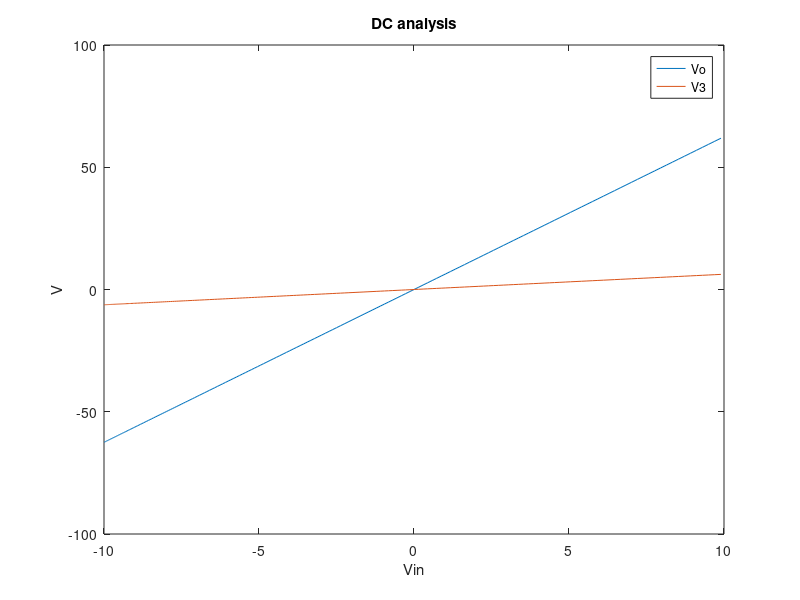
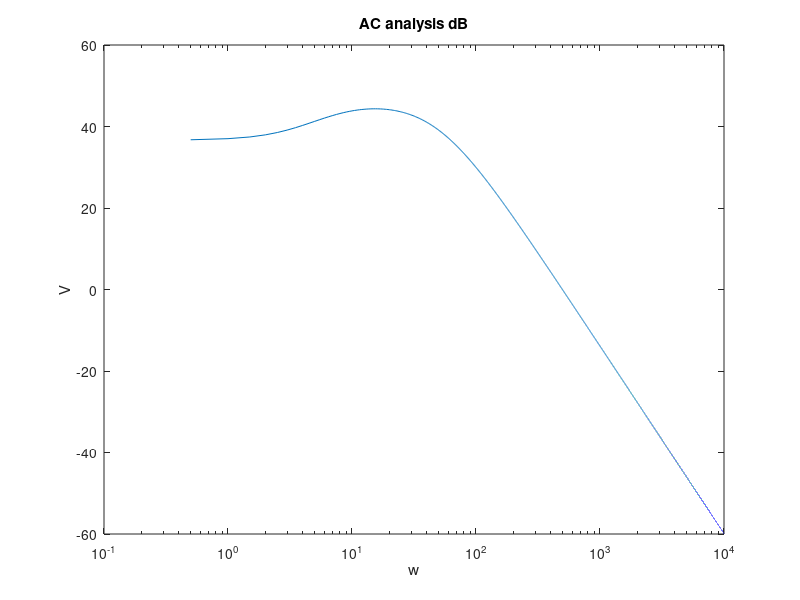
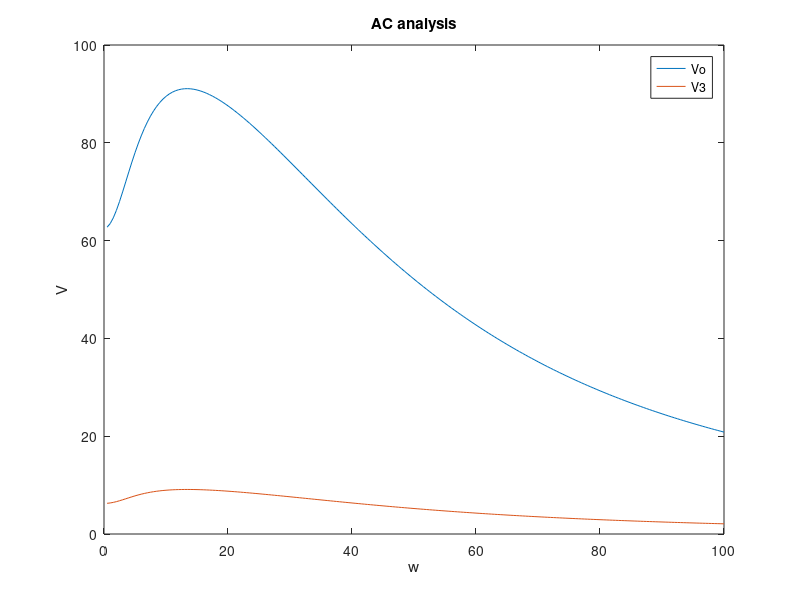

The MATLAB script that drew these images, in order: (Note: this script raises an error after producing the figures.)
%PA7

% sweep V1 from -10V to 10V, plot Vo and V3 vs input
% sweep w from 0 to 100

% Constants
G1 = 1;
G2 = 1/2;
G3 = 1/10;
G4 = 1/0.1;
Go = 1/1000;
a = 100;
C1 = 0.25;
L = 0.2;

% G matrix
G = [G1 1  -G1   0 0    0  0   0
    -G1 0  G2+G1 1 0    0  0   0
     0  0  0    -1 G3   0  0   0
     0  0  0     0 0    1  G4 -G4
     0  0  0     0 0    0 -G4  G4+Go
     0  0  0     0 a*G3 0 -1   0
     0  0 -1     0 1    0  0   0
     1  0  0     0 0    0   0  0];

% C + L matrix
C = [C1 0 -C1 0 0 0 0 0
    -C1 0  C1 0 0 0 0 0
     0 0   0  0 0 0 0 0
     0 0   0  0 0 0 0 0
     0 0   0  0 0 0 0 0
     0 0   0  0 0 0 0 0
     0 0   0  L 0 0 0 0
     0 0   0  0 0 0 0 0];

Vs = -10;

% F matrix
F = [0 0 0 0 0 0 0 Vs].';
Vos = zeros(200, 1);
Vss = zeros(200, 1);
V3s = zeros(200, 1);

w = 0;

for i=1:200
    Vs = Vs + i*(0.001) - 0.001;
    disp(Vs);
    Vss(i) = Vs;
    % V = linsolve(G + 1i*w*C, F');
    F = [0 0 0 0 0 0 0 Vs].';
    V = G\F;
    Vo = V(8);
    Vos(i) = Vo;
    V3 = V(5);
    V3s(i) = V3;
end

figure
plot(Vss, Vos);
hold on
plot(Vss, V3s);
title("DC analysis");
xlabel("Vin");
ylabel("V");
legend("Vo", "V3");
hold off

Vs = 10;

% F matrix
F = [0 0 0 0 0 0 0 Vs].';

ws = zeros(20000, 1);
Vos = zeros(20000, 1);


for i = 1:20000
    w = i/2;
    ws(i) = w;
    V = (G + 1i*w*C)\F;
    Vo = V(8);
    Vos(i) = Vo;
    V3 = V(5);
    V3s(i) = V3;
end

figure 
semilogx(ws, 20*log(Vos/10));
title("AC analysis dB");
xlabel("w");
ylabel("V");

ws = zeros(200, 1);
Vos = zeros(200, 1);
Vss = zeros(200, 1);
V3s = zeros(200, 1);

for i = 1:200
    w = i/2;
    ws(i) = w;
    V = (G + 1i*w*C)\F;
    Vo = V(8);
    Vos(i) = Vo;
    V3 = V(5);
    V3s(i) = V3;
end

figure
plot(ws, Vos);
hold on
plot(ws, V3s);
title("AC analysis");
xlabel("w");
ylabel("V");
legend("Vo", "V3");
hold off


w = 3.14;
Vos = zeros(20000, 1);
Cs = zeros(20000, 1);

for i=1:20000
     Cr = normrnd(C1, 0.05);
     Cs(i) = Cr;
     C = [Cr 0 -Cr 0 0 0 0 0
        -Cr 0  Cr 0 0 0 0 0
         0 0   0  0 0 0 0 0
         0 0   0  0 0 0 0 0
         0 0   0  0 0 0 0 0
         0 0   0  0 0 0 0 0
         0 0   0  L 0 0 0 0
         0 0   0  0 0 0 0 0];

     V = (G + 1i*w*C)\F;
     Vo = V(8);
     Vos(i) = Vo;
end

figure 
histogram(abs(Vos/10), 10);
title("Histo Vo/Vi");
xlabel("Vo/Vi");
ylabel("Number");

figure 
histogram(Cs, 10);
title("Histo C Values");
xlabel("C");
ylabel("Number");